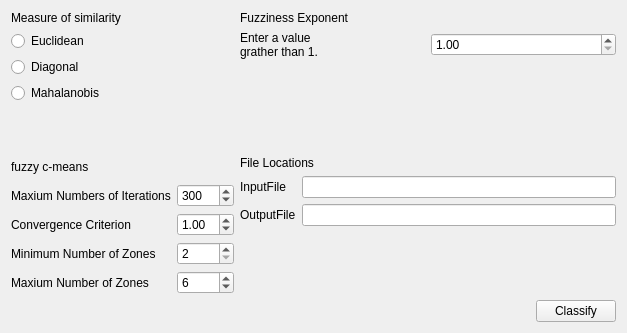
<?xml version="1.0" encoding="UTF-8"?>
<ui version="4.0">
 <class>AlgoritmoVista</class>
 <widget class="QWidget" name="AlgoritmoVista">
  <property name="geometry">
   <rect>
    <x>0</x>
    <y>0</y>
    <width>627</width>
    <height>333</height>
   </rect>
  </property>
  <property name="windowTitle">
   <string>Algoritmo Fuzzy C means</string>
  </property>
  <layout class="QVBoxLayout" name="verticalLayout_6">
   <item>
    <layout class="QVBoxLayout" name="verticalLayout_5">
     <item>
      <layout class="QGridLayout" name="gridLayout_3">
       <item row="0" column="0">
        <layout class="QVBoxLayout" name="verticalLayout">
         <item>
          <widget class="QLabel" name="label">
           <property name="text">
            <string>Measure of similarity</string>
           </property>
          </widget>
         </item>
         <item>
          <widget class="QRadioButton" name="eucli">
           <property name="text">
            <string>Euclidean</string>
           </property>
          </widget>
         </item>
         <item>
          <widget class="QRadioButton" name="diagonal">
           <property name="text">
            <string>Diagonal</string>
           </property>
          </widget>
         </item>
         <item>
          <widget class="QRadioButton" name="maha">
           <property name="text">
            <string>Mahalanobis</string>
           </property>
          </widget>
         </item>
         <item>
          <spacer name="verticalSpacer_3">
           <property name="orientation">
            <enum>Qt::Vertical</enum>
           </property>
           <property name="sizeHint" stdset="0">
            <size>
             <width>20</width>
             <height>40</height>
            </size>
           </property>
          </spacer>
         </item>
        </layout>
       </item>
       <item row="1" column="0">
        <layout class="QVBoxLayout" name="verticalLayout_2">
         <item>
          <layout class="QGridLayout" name="gridLayout">
           <item row="1" column="0">
            <widget class="QLabel" name="label_3">
             <property name="text">
              <string>Maxium Numbers of Iterations</string>
             </property>
            </widget>
           </item>
           <item row="5" column="0">
            <widget class="QLabel" name="label_5">
             <property name="text">
              <string>Maxium Number of Zones</string>
             </property>
            </widget>
           </item>
           <item row="0" column="0">
            <widget class="QLabel" name="label_2">
             <property name="text">
              <string>fuzzy c-means</string>
             </property>
            </widget>
           </item>
           <item row="3" column="0">
            <widget class="QLabel" name="label_4">
             <property name="text">
              <string>Convergence Criterion</string>
             </property>
            </widget>
           </item>
           <item row="4" column="0">
            <widget class="QLabel" name="label_6">
             <property name="text">
              <string>Minimum Number of Zones</string>
             </property>
            </widget>
           </item>
           <item row="1" column="1">
            <widget class="QSpinBox" name="iterations">
             <property name="maximum">
              <number>1000</number>
             </property>
             <property name="value">
              <number>300</number>
             </property>
            </widget>
           </item>
           <item row="3" column="1">
            <widget class="QDoubleSpinBox" name="convergenceCriteria">
             <property name="value">
              <double>1.000000000000000</double>
             </property>
            </widget>
           </item>
           <item row="4" column="1">
            <widget class="QSpinBox" name="minZones">
             <property name="minimum">
              <number>2</number>
             </property>
             <property name="value">
              <number>2</number>
             </property>
            </widget>
           </item>
           <item row="5" column="1">
            <widget class="QSpinBox" name="maxZones">
             <property name="minimum">
              <number>2</number>
             </property>
             <property name="value">
              <number>6</number>
             </property>
            </widget>
           </item>
          </layout>
         </item>
        </layout>
       </item>
       <item row="0" column="1">
        <layout class="QVBoxLayout" name="verticalLayout_3">
         <item>
          <widget class="QLabel" name="label_8">
           <property name="text">
            <string>Fuzziness Exponent</string>
           </property>
          </widget>
         </item>
         <item>
          <layout class="QHBoxLayout" name="horizontalLayout">
           <item>
            <widget class="QLabel" name="label_7">
             <property name="text">
              <string>Enter a value
grather than 1.</string>
             </property>
            </widget>
           </item>
           <item>
            <widget class="QDoubleSpinBox" name="fuzzyExponent">
             <property name="minimum">
              <double>1.000000000000000</double>
             </property>
            </widget>
           </item>
          </layout>
         </item>
         <item>
          <spacer name="verticalSpacer_2">
           <property name="orientation">
            <enum>Qt::Vertical</enum>
           </property>
           <property name="sizeHint" stdset="0">
            <size>
             <width>20</width>
             <height>40</height>
            </size>
           </property>
          </spacer>
         </item>
        </layout>
       </item>
       <item row="1" column="1">
        <layout class="QVBoxLayout" name="verticalLayout_4">
         <item>
          <widget class="QLabel" name="label_9">
           <property name="text">
            <string>File Locations</string>
           </property>
          </widget>
         </item>
         <item>
          <layout class="QGridLayout" name="gridLayout_2">
           <item row="0" column="0">
            <widget class="QLabel" name="label_10">
             <property name="text">
              <string>InputFile</string>
             </property>
            </widget>
           </item>
           <item row="0" column="1">
            <widget class="QLineEdit" name="inputFileText"/>
           </item>
           <item row="1" column="0">
            <widget class="QLabel" name="label_11">
             <property name="text">
              <string>OutputFile</string>
             </property>
            </widget>
           </item>
           <item row="1" column="1">
            <widget class="QLineEdit" name="outputFileText"/>
           </item>
          </layout>
         </item>
         <item>
          <spacer name="verticalSpacer">
           <property name="orientation">
            <enum>Qt::Vertical</enum>
           </property>
           <property name="sizeHint" stdset="0">
            <size>
             <width>20</width>
             <height>40</height>
            </size>
           </property>
          </spacer>
         </item>
        </layout>
       </item>
      </layout>
     </item>
     <item>
      <layout class="QHBoxLayout" name="horizontalLayout_2">
       <item>
        <spacer name="horizontalSpacer">
         <property name="orientation">
          <enum>Qt::Horizontal</enum>
         </property>
         <property name="sizeHint" stdset="0">
          <size>
           <width>40</width>
           <height>20</height>
          </size>
         </property>
        </spacer>
       </item>
       <item>
        <widget class="QPushButton" name="clasificarBoton">
         <property name="text">
          <string>Classify</string>
         </property>
        </widget>
       </item>
      </layout>
     </item>
    </layout>
   </item>
  </layout>
 </widget>
 <resources/>
 <connections/>
</ui>
